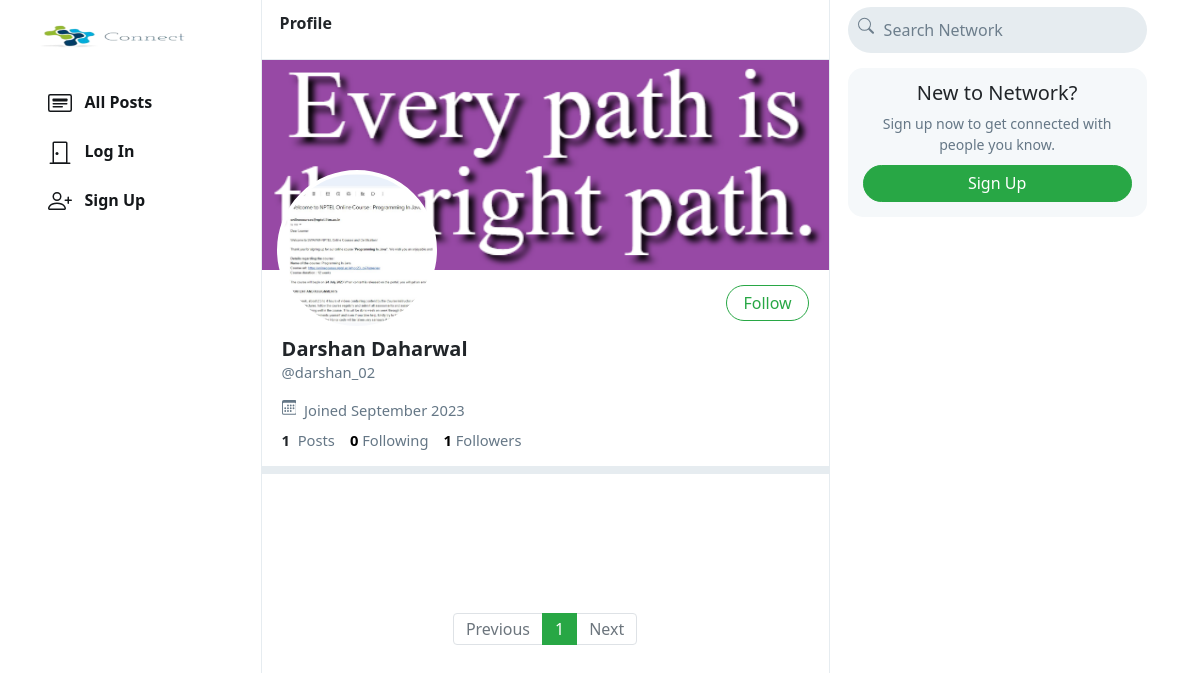
/darshan_02, run on the app's committed database.
### network/models.py (models this page shows, shortened)
class User(AbstractUser):
    profile_pic = models.ImageField(upload_to='profile_pic/')
    bio = models.TextField(max_length=160, blank=True, null=True)
    cover = models.ImageField(upload_to='covers/', blank=True)

### network/views.py (the view)
# urls.py: path("<str:username>", views.profile, name='profile'),
def profile(request, username):
    user = User.objects.get(username=username)
    all_posts = Post.objects.filter(creater=user).order_by('-date_created')
    paginator = Paginator(all_posts, 10)
    page_number = request.GET.get('page')
    if page_number == None:
        page_number = 1
    posts = paginator.get_page(page_number)
    followings = []
    suggestions = []
    follower = False
    if request.user.is_authenticated:
        followings = Follower.objects.filter(followers=request.user).values_list('user', flat=True)
        suggestions = User.objects.exclude(pk__in=followings).exclude(username=request.user.username).order_by("?")[:6]
        if request.user in Follower.objects.get(user=user).followers.all():
            follower = True
    follower_count = Follower.objects.get(user=user).followers.all().count()
    following_count = Follower.objects.filter(followers=user).count()
    return render(request, 'network/profile.html', {
        "username": user,
        "posts": posts,
        "posts_count": all_posts.count(),
        "suggestions": suggestions,
        "page": "profile",
        "is_follower": follower,
        "follower_count": follower_count,
        "following_count": following_count
    })

### network/templates/network/profile.html (shortened to what this page needs)
{% extends 'network/index.html' %}
{% load static %}
{% block profile %}
    <div class="profile-view" data-user="{{username.username}}">
        <div class="cover-image" style="background-image: url(/media/{{username.cover}})"></div>
        <div class="profile-image" style="background-image: url(/media/{{username.profile_pic}})"></div>
        <div class="profile-details">
            <div>
                {% if user.username == username.username %}
                    <button class="btn btn-outline-success float-right" id="edit-profile-btn">Edit Profile</button>
                {% elif is_follower %}
                    <button class="btn btn-success float-right" onclick="unfollow_user(this,'{{username.username}}','edit_page')" id="following-btn">Following</button>
                {% else %}
                    <button class="btn btn-outline-success float-right" onclick="follow_user(this,'{{username.username}}','edit_page')" id="follow-btn">Follow</button>
                {% endif %}
            </div>
            <div class="details-data">
                <h5>{{username.first_name}} {{username.last_name}}</h5>
                <div class="grey">@{{username.username}}</div>
                <div class="grey" style="padding: 8px 0px;">
                    &nbsp;Joined {{username.date_joined | date:"F Y"}}
                </div>
                <div>
                    <strong>
                        {{posts_count}}
                    </strong>
                    &nbsp;<span class="grey">Posts</span>
                    <a href="#">
                        <strong id="following__count">{{following_count | default:0}}</strong>&nbsp;<span class="grey">Following</span>
                    </a>
                    <a href="#">
                        <strong id="follower__count">{{follower_count | default:0}}</strong>&nbsp;<span class="grey">Followers</span>
                    </a>
                </div>
            </div>
        </div>
    </div>
    <div class="space"></div>
{% endblock %}

### data on the page
User: cover (picture), profile_pic (picture), first_name "Darshan", last_name "Daharwal", username "darshan_02", date_joined "September 2023"

### other printed values
{{ posts_count }} "1"
{{ following_count | default:0 }} "0"
{{ follower_count | default:0 }} "1"
{{ each }} "1"
